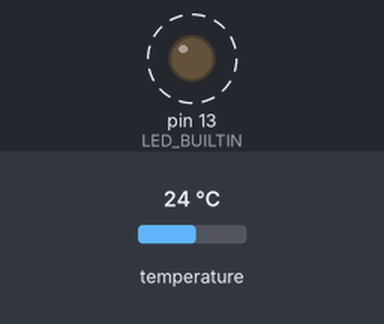
A program run on a simulated Teensy 4. On the bench: output pins drawn as LEDs (lit = HIGH). Dashed ring = blinking. The inputs (shaded band) are chosen by the test bench; at power-on: temperature 24 °C. Storage starts empty; what the program prints to the serial monitor is not drawn.

Above: at 0.42 s.
Timing chart, 0 to 3.0 s (numbered marks = the images above):
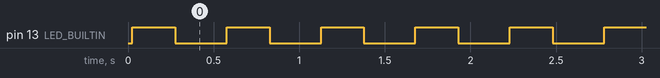

The program:

main.cpp
```cpp
/*
 * This program still largely uses the Arduino setup but it was put together in a PlatformIO environment.
 * Make sure you have all the libraries required to run this program listed below.
 * For platformIO, all the libraries are organized in a particular way that you can see in the project folder structure.
 * To run this on the Arduino IDE, just download the necessary libraries directly in Arduino IDE.
 *
 * See README file for some notes and pointers
 */

#include "Arduino.h"
#include <Adafruit_BME680.h>
#include <Adafruit_I2CDevice.h>
#include <Adafruit_Sensor.h>
#include "Wire.h"
#include <SD.h>

// analog inputs:
// PT: pressure transducer
// LOAD: load cell
#define PT_INPUT A0
#define LOAD_IN_1 A10
#define LOAD_IN_2 A11

char buffer[50];
// digital inputs via I2C: BME680 (can read temp, pressure, humidity, gas)
// Note from Sam: I was too lazy (and don't have time) to configure the I2C setup from the ground up.
// It can be done, but will need someone with substantial serial communication knowledge and lots of time on their hands.
Adafruit_BME680 bme;    // initializes I2C object
File myFile;
const int chipSelect = BUILTIN_SDCARD;
void setup() {
    // Teensy 4.1 default baud rate is 9600, or 6 Mbits/s
    Serial.begin(9600);

    Serial.println("initialiing SD card");
    if (!SD.begin(chipSelect)){


        Serial.println("initialization failed");
        return;
    }
    Serial.println("initialization done");

    // configure pin inputs/outputs.
    pinMode(LED_BUILTIN, OUTPUT);
    pinMode(PT_INPUT, INPUT);
    pinMode(LOAD_IN_1, INPUT);
    pinMode(LOAD_IN_2, INPUT);
    myFile = SD.open("sensorData.txt", FILE_WRITE);

    // begin I2C object. See Adafruit.BME680.h for interface details
    bme.begin();
}

// the loop function runs over and over again forever
void loop() {
    // uncomment each section when ready to test

    // sample blink program
    digitalWrite(LED_BUILTIN, HIGH);  // turn the LED on (HIGH is the voltage level)
    delay(250);                      // wait for a second
    digitalWrite(LED_BUILTIN, LOW);   // turn the LED off by making the voltage LOW
    delay(250);                      // wait for a second

    /*
    // pressure transducer outputs
    int pt = analogRead(PT_INPUT);  // should output a number between 0 and 1023.
                                    // theoretically translates to 0V - 3.3V.
    Serial.print("PT input: ");
    Serial.println(pt);
    */

    /*
    // load cell
    // the load cell is basically a wheatstone bridge and the force reading can be measured by
    // taking the difference between load_in_1 and load_in_2 (voltages measured on opposite ends of the bridge)
    int load_in_1 = analogRead(LOAD_IN_1);
    int load_in_2 = analogRead(LOAD_IN_2);
    int diff = load_in_1 - load_in_2;
    Serial.println("Load cell outputs: ");
    Serial.println(load_in_1);
    Serial.println(load_in_2);
    Serial.print("Diff: ");
    Serial.println(diff);
    */


    // I2C reading from BME680
    float temp = bme.readTemperature();
    Serial.print("Temp: ");
    Serial.println(temp);
    snprintf(buffer, sizeof(buffer), "The value of heat is: %.2f\n", temp);
    myFile.write(buffer);


    /*
    // RFM95W LoRa Radio is included in seperate scripts:
    900MHz_TX_Test.cpp
    900MHz_RX_Test.cpp
    */


    delay(50);    // delay 50ms
    myFile.flush();
    // if( count  5) {

    //     myFile.close();
    // }
}
```

Measured:
- by itself, pin 13 (LED_BUILTIN): alternates HIGH for 0.25 s and LOW for 0.30 s
